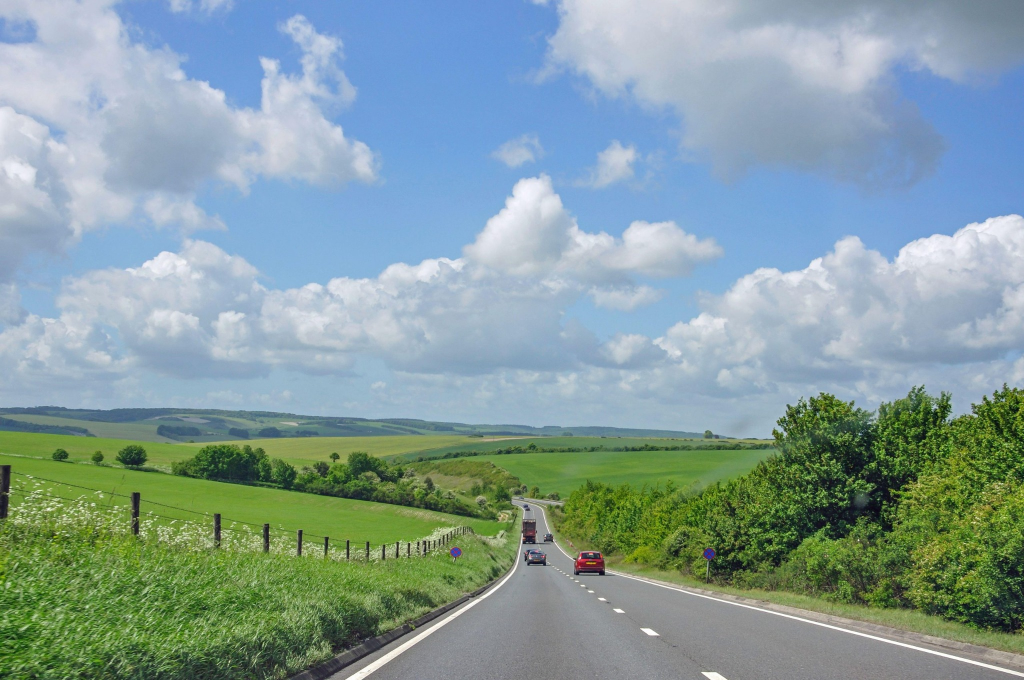
#> input picture Day 15/dataset/image10.jpg, 2048 x 1360 px (shown at 1/2 size); its folder holds only this picture in this run
$ python -i documentEnhancement.py   (imports and definitions only)
#> lines starting #> are read from the running program, lines starting #| are printed output that depends on the picture; after the words box and inside, x2 and y2 are one past the last pixel; in counts of white or black regions, pixels touching at a corner belong together
#> further down, picture is the input picture: shape (1360, 2048, 3); mean B, G, R 157.2, 157.3, 133.1
"""
====================================================================
 Document Image Enhancement Tool
====================================================================
A Gradio web app that cleans up photos of documents so they look
like proper scans.

Pipeline (in order):
  1. Load a document image        -> from your computer OR the bundled dataset
  2. Perspective correction       -> straightens a tilted/skewed document
  3. Grayscale conversion         -> removes color, keeps only intensity
  4. Noise reduction              -> removes speckle / camera noise
  5. Brightness & contrast boost  -> makes text pop, background cleaner
  6. Blur (optional)              -> softens the image / hides texture noise
  7. Sharpening                   -> crisper text edges
  8. Display the final result

The UI lets you either:
  (a) run the FULL pipeline in one click, or
  (b) pick ONE step at a time from a dropdown to see what each
      step does individually (great for learning / demos).
====================================================================
"""

import os
import glob
import cv2
import numpy as np
import gradio as gr

# STEP 0 — Locate the bundled sample dataset (expects a "dataset" folder sitting next to this script, e.g. Day 15/dataset/image1.jpg ... image10.jpg — matching your project layout)
SAMPLE_DIR = os.path.join(os.path.dirname(os.path.abspath(__file__)), "dataset")
SAMPLE_IMAGES = sorted(glob.glob(os.path.join(SAMPLE_DIR, "*.jpg")))
SAMPLE_NAMES = [os.path.basename(p) for p in SAMPLE_IMAGES]


# STEP 1 — Helper: order 4 corner points as TL, TR, BR, BL (needed for perspective warp)
# [9 lines left out: function order_points, not called in this run]


# STEP 2 — Perspective correction
def correct_perspective(img_bgr):
    """
    Tries to find the document's 4 edges in the photo and warps
    it into a straight, top-down rectangle (like a flatbed scan).
    If no clean 4-corner outline is found (e.g. document fills the
    whole frame, or background is busy), the original image is
    returned unchanged.
    """
    orig = img_bgr.copy()
    h = img_bgr.shape[0]
#> h = 1360
    ratio = h / 500.0 if h > 500 else 1.0
#> ratio = 2.72
    resized = cv2.resize(img_bgr, (int(img_bgr.shape[1] / ratio), int(h / ratio)))
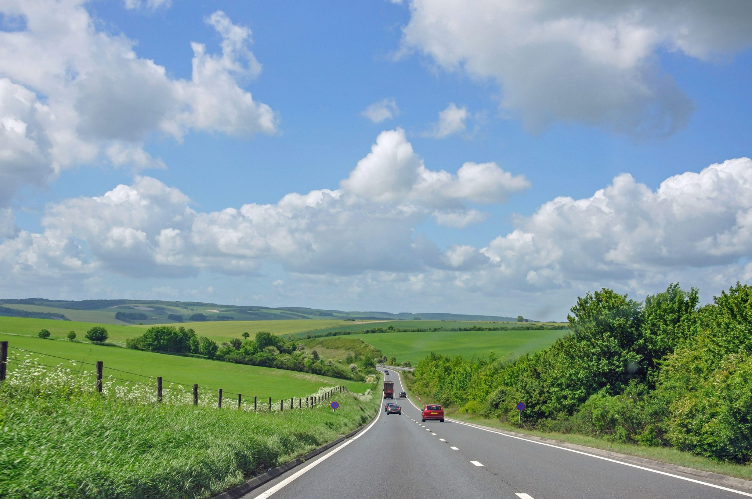
#> resized: shape (499, 752, 3); mean B, G, R 157.1, 157.2, 133

    gray = cv2.cvtColor(resized, cv2.COLOR_BGR2GRAY)
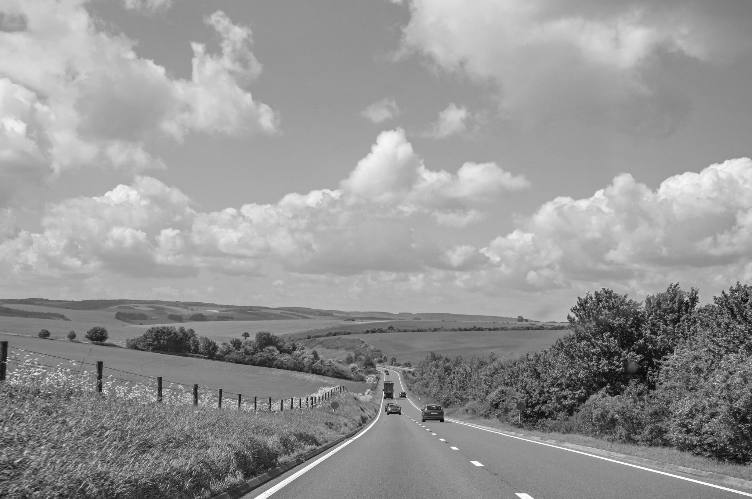
#> gray: shape (499, 752); min 8, max 255, mean 150
    blurred = cv2.GaussianBlur(gray, (5, 5), 0)
    edged = cv2.Canny(blurred, 50, 150)
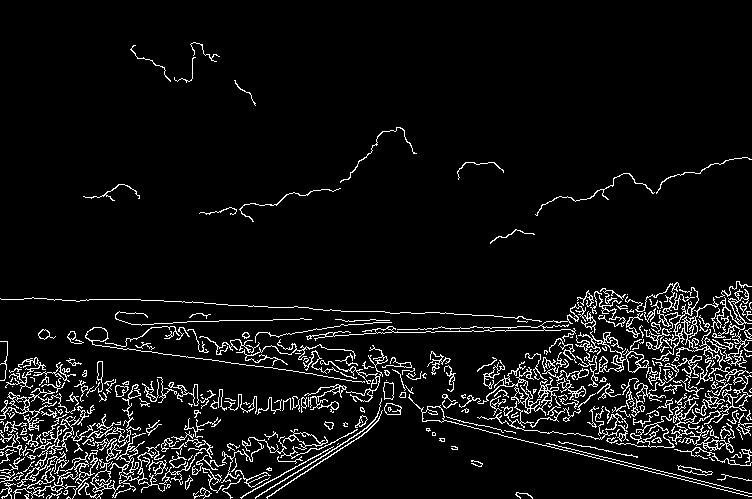
#> edged: shape (499, 752); 6.5% white in thin lines or dots
    edged = cv2.dilate(edged, np.ones((3, 3), np.uint8), iterations=1)
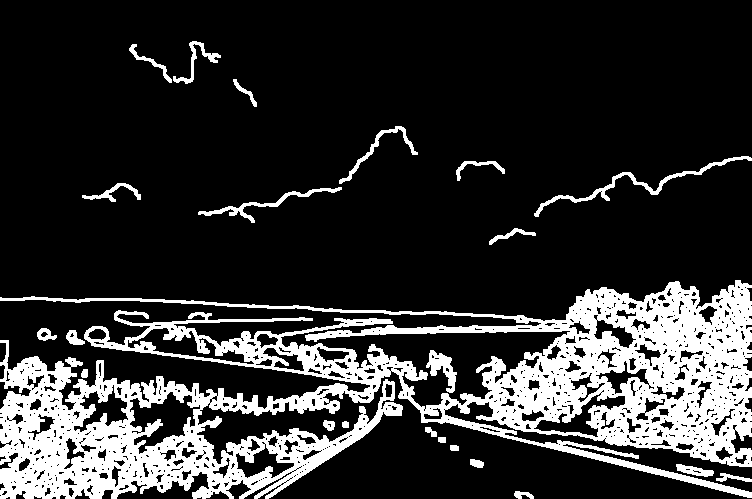
#> edged: shape (499, 752); 19.5% white; 23 white regions

    contours, _ = cv2.findContours(edged.copy(), cv2.RETR_LIST, cv2.CHAIN_APPROX_SIMPLE)
#> contours = 899 contours, 705 with area under 20; largest, box (x1, y1, x2, y2) and area: (0, 280, 752, 499) 81094, (129, 391, 201, 455) 2206, (127, 327, 255, 365) 1552, (533, 392, 626, 438) 1279, (73, 384, 129, 433) 1098
    contours = sorted(contours, key=cv2.contourArea, reverse=True)[:5]
#> contours = 5 contours; box (x1, y1, x2, y2) and area: (0, 280, 752, 499) 81094, (129, 391, 201, 455) 2206, (127, 327, 255, 365) 1552, (533, 392, 626, 438) 1279, (73, 384, 129, 433) 1098

    doc_contour = None
    for c in contours:
        peri = cv2.arcLength(c, True)
        approx = cv2.approxPolyDP(c, 0.02 * peri, True)
        if len(approx) == 4 and cv2.contourArea(c) > 0.2 * resized.shape[0] * resized.shape[1]:
            doc_contour = approx
            break
#> this loop made 5 passes
#> peri on passes 1 to 5: 9140, 445.8, 437, 339.4, 302.1

    if doc_contour is None:
        return orig, False  # nothing found -> pass image through unchanged

    pts = doc_contour.reshape(4, 2).astype("float32") * ratio
    rect = order_points(pts)
    (tl, tr, br, bl) = rect

    width = max(int(np.linalg.norm(br - bl)), int(np.linalg.norm(tr - tl)))
    height = max(int(np.linalg.norm(tr - br)), int(np.linalg.norm(tl - bl)))

    dst = np.array([[0, 0], [width - 1, 0],
                     [width - 1, height - 1],
                     [0, height - 1]],
                     dtype="float32")

    M = cv2.getPerspectiveTransform(rect, dst)
    warped = cv2.warpPerspective(orig, M, (width, height))
    return warped, True


# STEP 3 — Grayscale conversion
def to_grayscale(img_bgr):
    gray = cv2.cvtColor(img_bgr, cv2.COLOR_BGR2GRAY)
    return cv2.cvtColor(gray, cv2.COLOR_GRAY2BGR)  # keep 3 channels for consistent display


# STEP 4 — Noise reduction
# [70 lines left out: functions denoise_image, enhance_brightness_contrast, blur_image, sharpen_image, full_pipeline, not called in this run]


# STEP 9 — Gradio glue code
OPERATIONS = [
    "Full Pipeline (all steps)",
    "1. Perspective Correction only",
    "2. Grayscale only",
    "3. Noise Reduction only",
    "4. Brightness / Contrast only",
    "5. Blur only",
    "6. Sharpen only",
]


# [43 lines left out: functions load_sample, process, not called in this run]


# STEP 10 — Build the UI
# [54 lines not run here, left out]

>>> import cv2
>>> picture = cv2.imread('dataset/image10.jpg')
>>> result = correct_perspective(picture)

$ run again, on Day 15/dataset/image2.jpg
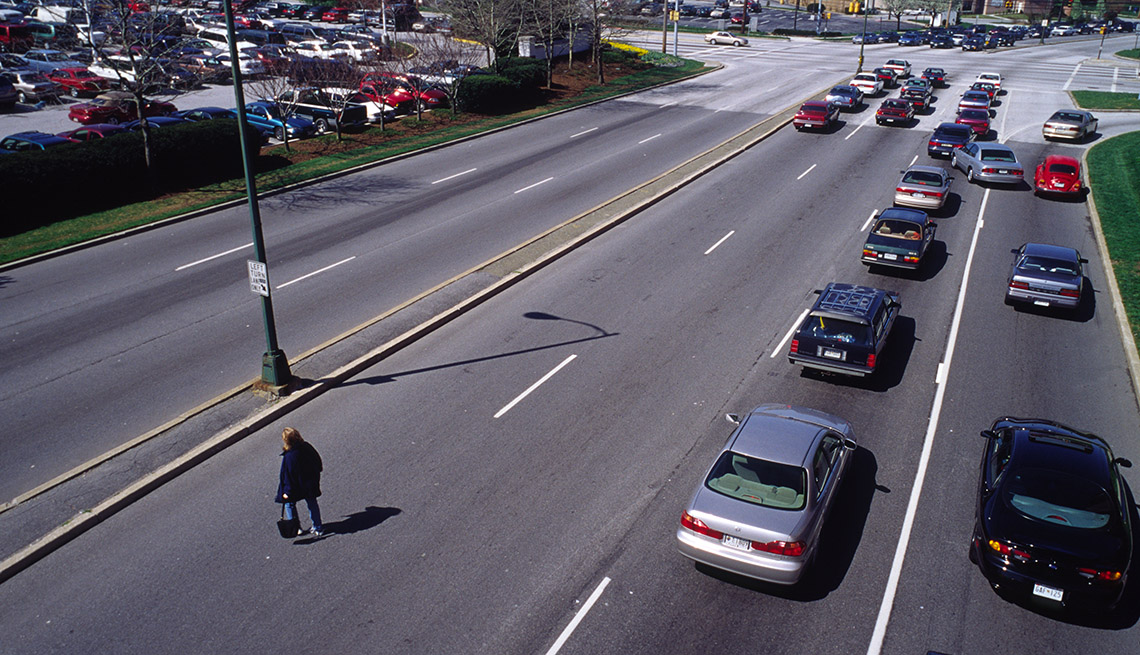
#> input picture Day 15/dataset/image2.jpg, 1140 x 655 px
#> picture is the input picture: shape (655, 1140, 3); mean B, G, R 102.6, 91.1, 94.1
#> in correct_perspective, `edged = cv2.Canny(blurred, 50, 150)`:
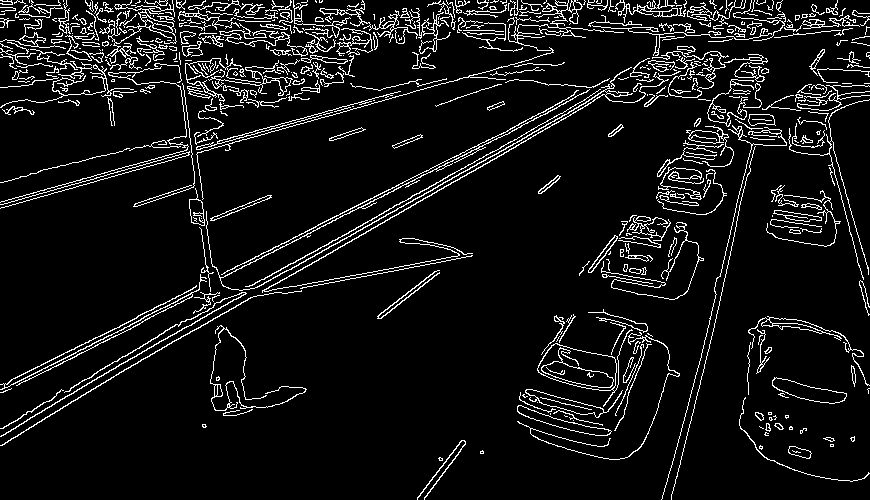
#> edged: shape (500, 870); 7.8% white in thin lines or dots
#> in correct_perspective, `edged = cv2.dilate(edged, np.ones((3, 3), np.uint8), iterations=1)`:
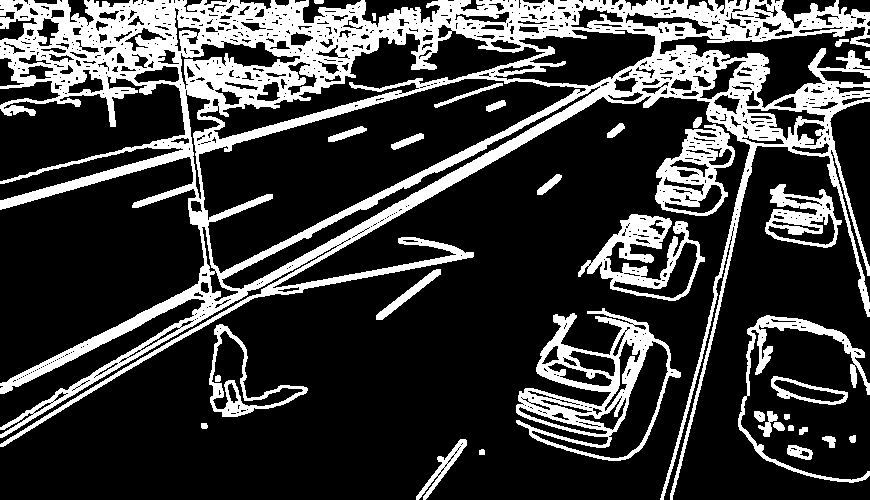
#> edged: shape (500, 870); 23.8% white; 33 white regions
#> in correct_perspective, `contours, _ = cv2.findContours(edged.copy(), cv2.RETR_LIST, cv2.CHAIN_..`: contours = 979 contours, 700 with area under 20; largest, box (x1, y1, x2, y2) and area: (0, 0, 870, 500) 137449, (198, 78, 587, 274) 29764, (516, 308, 681, 461) 13468, (199, 30, 546, 140) 9235, (493, 29, 656, 87) 5173
#> in correct_perspective, `contours = sorted(contours, key=cv2.contourArea, reverse=True)[:5]`: contours = 5 contours; box (x1, y1, x2, y2) and area: (0, 0, 870, 500) 137449, (198, 78, 587, 274) 29764, (516, 308, 681, 461) 13468, (199, 30, 546, 140) 9235, (493, 29, 656, 87) 5173
#> the loop in correct_perspective, `for c in contours:` made 5 passes
#> peri on passes 1 to 5: 10522.4, 1178.9, 1190.9, 1293.9, 618.5

$ run again, on Day 15/dataset/image3.jpg
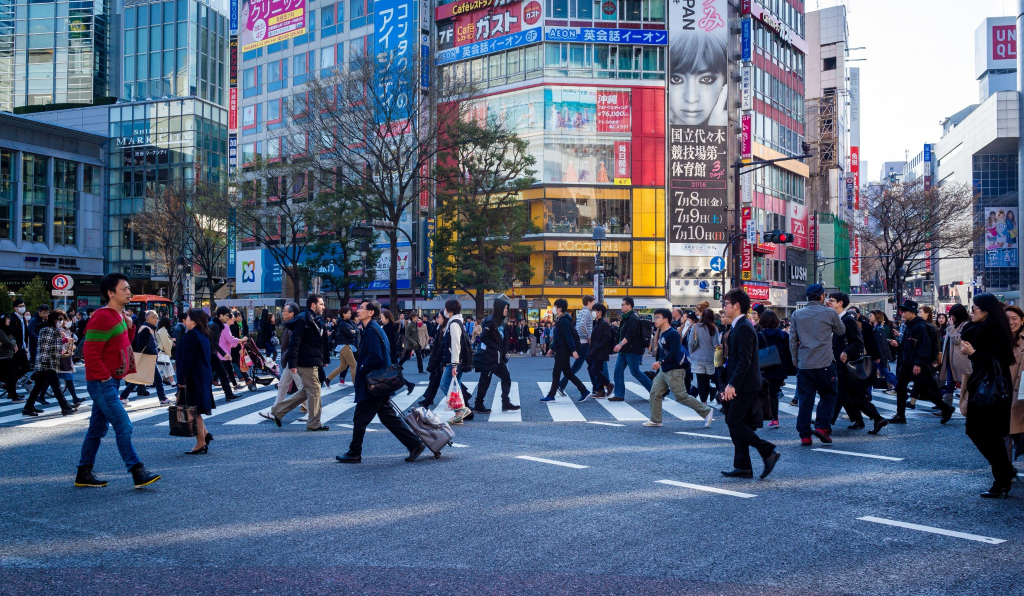
#> input picture Day 15/dataset/image3.jpg, 2048 x 1192 px (shown at 1/2 size)
#> picture is the input picture: shape (1192, 2048, 3); mean B, G, R 125.3, 101.9, 88.9
#> in correct_perspective, `edged = cv2.dilate(edged, np.ones((3, 3), np.uint8), iterations=1)`:
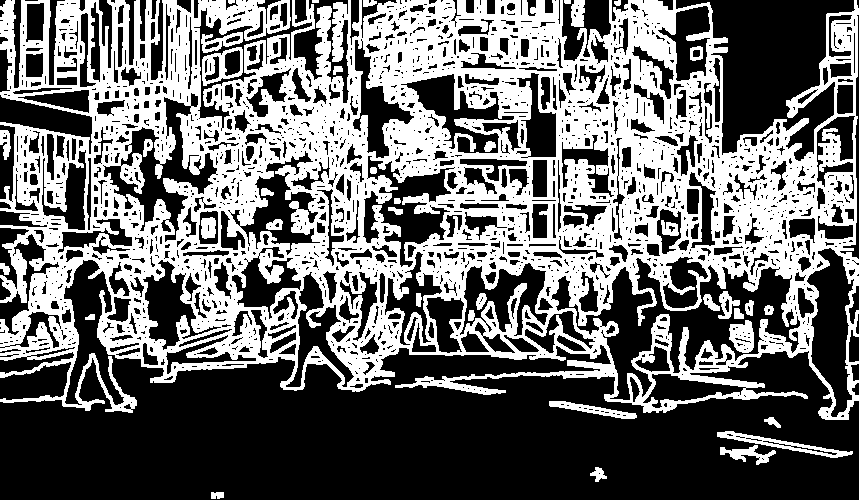
#> edged: shape (500, 859); 41.9% white; 38 white regions
#> in correct_perspective, `contours, _ = cv2.findContours(edged.copy(), cv2.RETR_LIST, cv2.CHAIN_..`: contours = 2149 contours, 1450 with area under 20; largest, box (x1, y1, x2, y2) and area: (0, 0, 859, 420) 280984, (551, 257, 801, 401) 13201, (103, 96, 218, 243) 5136, (806, 247, 855, 418) 4658, (362, 155, 455, 268) 4495
#> in correct_perspective, `contours = sorted(contours, key=cv2.contourArea, reverse=True)[:5]`: contours = 5 contours; box (x1, y1, x2, y2) and area: (0, 0, 859, 420) 280984, (551, 257, 801, 401) 13201, (103, 96, 218, 243) 5136, (806, 247, 855, 418) 4658, (362, 155, 455, 268) 4495
#> the loop in correct_perspective, `for c in contours:` made 1 pass
#> (peri, doc_contour) on pass 1: (10660.6, [[0, 6], [0, 401], [858, 400], [856, 0]])
#> pts = [[0, 14.3], [0, 956], [2045.5, 953.6], [2040.7, 0]]
#> s = [14.3, 956, 2999.1, 2040.7]
#> diff = [14.3, 956, -1091.9, -2040.7]
#> rect = [[0, 14.3], [2040.7, 0], [2045.5, 953.6], [0, 956]]
#> tl = [0, 14.3]; tr = [2040.7, 0]; br = [2045.5, 953.6]; bl = [0, 956]
#> width = 2045
#> height = 953
#> dst = [[0, 0], [2044, 0], [2044, 952], [0, 952]]
#> M = [[1.01, -9.31e-19, 8.9e-16], [0.0071, 1.01, -14.49], [6.22e-06, 2.45e-06, 1]]
#> in correct_perspective, `warped = cv2.warpPerspective(orig, M, (width, height))`:
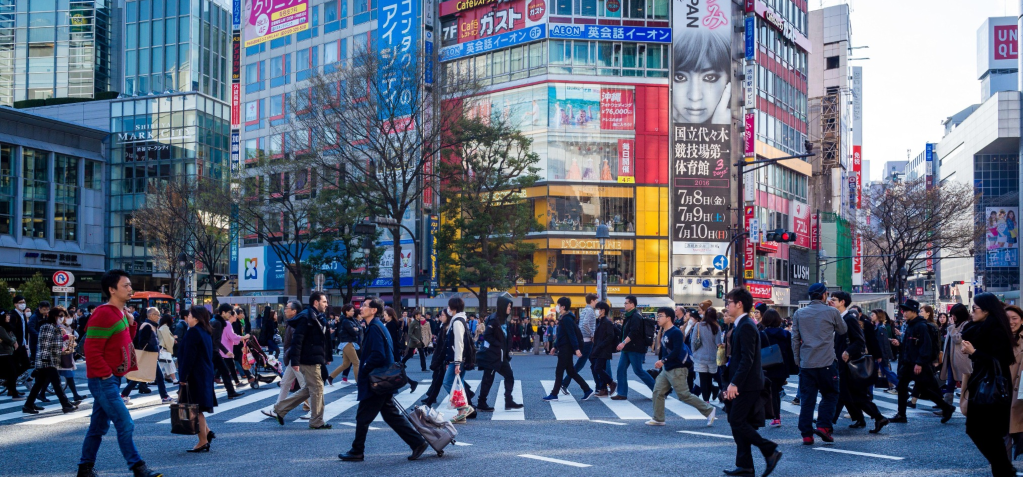
#> warped: shape (953, 2045, 3) (shown at 1/2 size); mean B, G, R 121.5, 102.5, 92.7

$ run again, on Day 15/dataset/image4.jpg
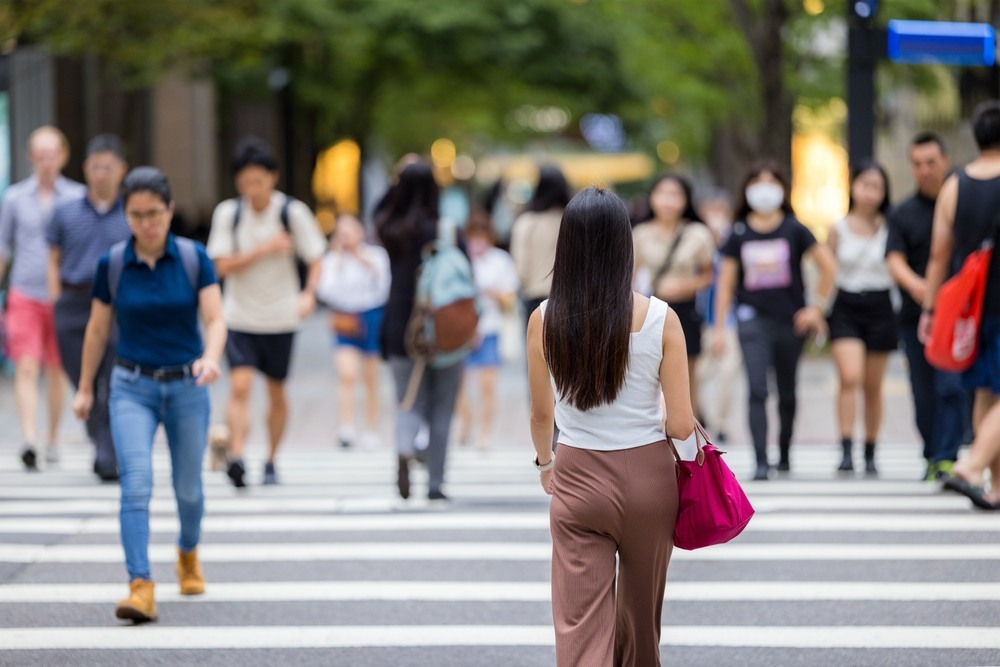
#> input picture Day 15/dataset/image4.jpg, 1000 x 667 px
#> picture is the input picture: shape (667, 1000, 3); mean B, G, R 121.2, 125.1, 130.3
#> in correct_perspective, `edged = cv2.Canny(blurred, 50, 150)`:
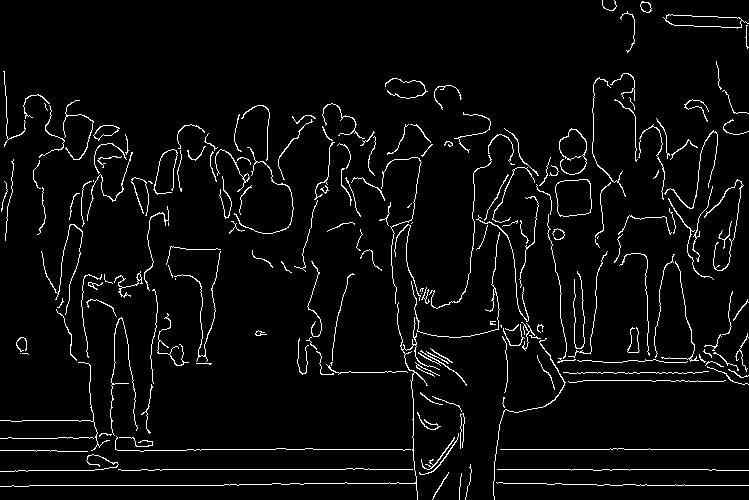
#> edged: shape (500, 749); 4.2% white in thin lines or dots
#> in correct_perspective, `edged = cv2.dilate(edged, np.ones((3, 3), np.uint8), iterations=1)`:
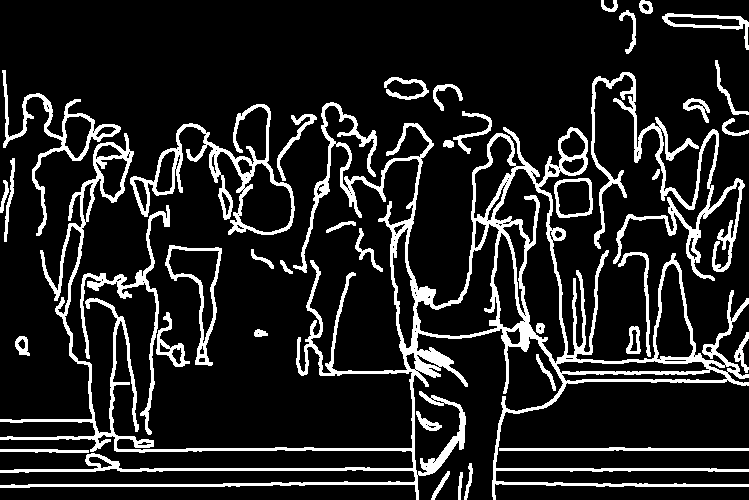
#> edged: shape (500, 749); 13.7% white; 40 white regions
#> in correct_perspective, `contours, _ = cv2.findContours(edged.copy(), cv2.RETR_LIST, cv2.CHAIN_..`: contours = 164 contours, 73 with area under 20; largest, box (x1, y1, x2, y2) and area: (0, 102, 749, 500) 44510, (130, 104, 295, 235) 6270, (494, 168, 566, 364) 5457, (591, 72, 745, 281) 3878, (415, 223, 500, 337) 3829
#> in correct_perspective, `contours = sorted(contours, key=cv2.contourArea, reverse=True)[:5]`: contours = 5 contours; box (x1, y1, x2, y2) and area: (0, 102, 749, 500) 44510, (130, 104, 295, 235) 6270, (494, 168, 566, 364) 5457, (591, 72, 745, 281) 3878, (415, 223, 500, 337) 3829
#> the loop in correct_perspective, `for c in contours:` made 5 passes
#> peri on passes 1 to 5: 12491.3, 1379.5, 643.6, 2741, 444.6
